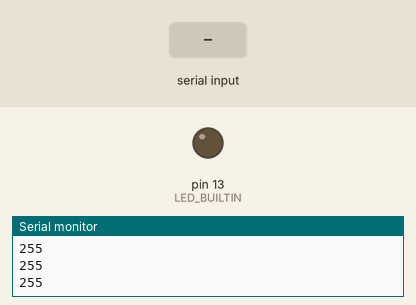
Bench run of a sketch on a simulated Arduino Uno, built with avr-gcc and run on an emulated ATmega328P. Parts: output pins drawn as LEDs (lit = HIGH), the last lines printed to the serial monitor. The test bench sets the inputs (shaded band).

Above: at 1.2 s.
1.3 s: byte 2 (2) received over Serial
At 1.7 s:
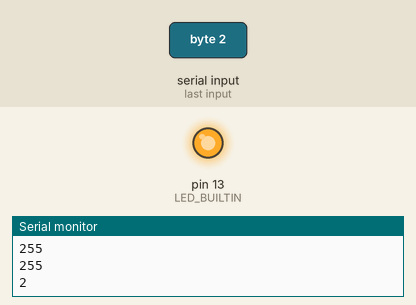
Timing chart, 0 to 4.3 s (numbered marks = the images above; inputs shaded):
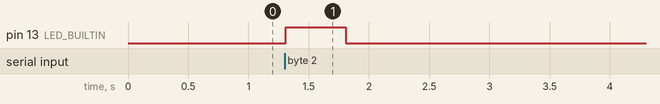

Measured:
- after the input at 1.3 s, pin 13 (LED_BUILTIN): LOW → HIGH at once, → LOW 0.50 s later

The sketch:

python_test_1.ino
```cpp
//int buf[2];
// the setup function runs once when you press reset or power the board
void setup() {
  // initialize digital pin LED_BUILTIN as an output.
  pinMode(LED_BUILTIN, OUTPUT);
  Serial.begin(9600);
  //delay(1000);
}

// the loop function runs over and over again forever
void loop() {
  byte serialInput=Serial.read();
  Serial.println(serialInput);
  if (serialInput==2){
    digitalWrite(LED_BUILTIN, HIGH);   // turn the LED on (HIGH is the voltage level)
    delay(500);                       // wait for a second
    digitalWrite(LED_BUILTIN, LOW); // turn the LED off by making the voltage LOW
    delay(500);
  }
}
```
